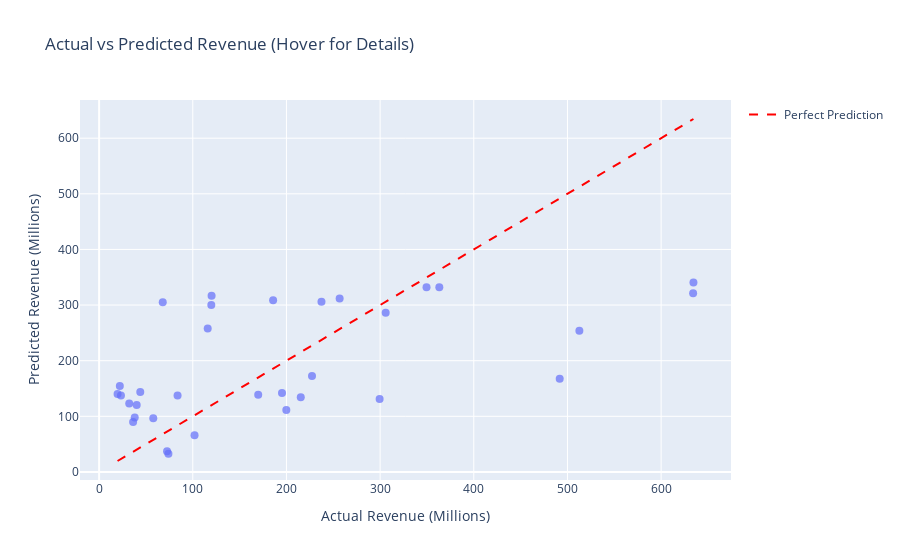

This figure's notebook cell:
### Code cell
polynomial_regression_genre_and_rated(6, df_clean, "Family", "PG", True, True, True)

### Figure 1 — Plotly figure (JSON) as saved in the notebook; plotly's stock layout.template omitted (floating-point values rounded to 4 significant figures)
{"data": [{"customdata": [["Title: Gulliver's Travels<br>Genre: Family<br>Rated: PG<br>Actual: $237.38M<br>Predicted: $306.14M"], ["Title: The Sorcerer's Apprentice<br>Genre: Family<br>Rated: PG<br>Actual: $215.28M<br>Predicted: $134.49M"], ["Title: Marmaduke<br>Genre: Family<br>Rated: PG<br>Actual: $83.76M<br>Predicted: $137.56M"], ["Title: Furry Vengeance<br>Genre: Family<br>Rated: PG<br>Actual: $36.29M<br>Predicted: $89.92M"], ["Title: Hugo<br>Genre: Family<br>Rated: PG<br>Actual: $185.77M<br>Predicted: $308.51M"], ["Title: Zookeeper<br>Genre: Family<br>Rated: PG<br>Actual: $169.85M<br>Predicted: $138.82M"], ["Title: We Bought a Zoo<br>Genre: Family<br>Rated: PG<br>Actual: $120.08M<br>Predicted: $316.65M"], ["Title: Diary of a Wimpy Kid: Rodrick Rules<br>Genre: Family<br>Rated: PG<br>Actual: $72.53M<br>Predicted: $37.34M"], ["Title: Parental Guidance<br>Genre: Family<br>Rated: PG<br>Actual: $119.77M<br>Predicted: $300.12M"], ["Title: Percy Jackson: Sea of Monsters<br>Genre: Family<br>Rated: PG<br>Actual: $199.85M<br>Predicted: $111.19M"], ["Title: Night at the Museum: Secret of the Tomb<br>Genre: Family<br>Rated: PG<br>Actual: $363.2M<br>Predicted: $331.99M"], ["Title: Heaven Is for Real<br>Genre: Family<br>Rated: PG<br>Actual: $101.89M<br>Predicted: $65.84M"], ["Title: Dolphin Tale 2<br>Genre: Family<br>Rated: PG<br>Actual: $57.82M<br>Predicted: $96.73M"], ["Title: Max<br>Genre: Family<br>Rated: PG<br>Actual: $43.96M<br>Predicted: $143.86M"], ["Title: Sing<br>Genre: Family<br>Rated: PG<br>Actual: $634.15M<br>Predicted: $321.17M"], ["Title: Alice Through the Looking Glass<br>Genre: Family<br>Rated: PG<br>Actual: $299.46M<br>Predicted: $131.17M"], ["Title: The BFG<br>Genre: Family<br>Rated: PG<br>Actual: $195.24M<br>Predicted: $142.0M"], ["Title: Miracles from Heaven<br>Genre: Family<br>Rated: PG<br>Actual: $73.98M<br>Predicted: $32.94M"], ["Title: Middle School: The Worst Years of My Life<br>Genre: Family<br>Rated: PG<br>Actual: $23.32M<br>Predicted: $137.48M"], ["Title: Wonder<br>Genre: Family<br>Rated: PG<br>Actual: $305.94M<br>Predicted: $286.4M"], ["Title: Paddington 2<br>Genre: Family<br>Rated: PG<br>Actual: $227.29M<br>Predicted: $172.4M"], ["Title: Diary of a Wimpy Kid: The Long Haul<br>Genre: Family<br>Rated: PG<br>Actual: $40.14M<br>Predicted: $120.2M"], ["Title: The Grinch<br>Genre: Family<br>Rated: PG<br>Actual: $512.72M<br>Predicted: $253.82M"], ["Title: Mary Poppins Returns<br>Genre: Family<br>Rated: PG<br>Actual: $349.54M<br>Predicted: $331.99M"], ["Title: Maleficent: Mistress of Evil<br>Genre: Family<br>Rated: PG<br>Actual: $491.73M<br>Predicted: $167.63M"], ["Title: A Beautiful Day in the Neighborhood<br>Genre: Family<br>Rated: PG<br>Actual: $67.93M<br>Predicted: $305.05M"], ["Title: Overcomer<br>Genre: Family<br>Rated: PG<br>Actual: $38.03M<br>Predicted: $98.03M"], ["Title: The Kid Who Would Be King<br>Genre: Family<br>Rated: PG<br>Actual: $32.14M<br>Predicted: $123.17M"], ["Title: Encanto<br>Genre: Family<br>Rated: PG<br>Actual: $256.79M<br>Predicted: $311.88M"], ["Title: Clifford the Big Red Dog<br>Genre: Family<br>Rated: PG<br>Actual: $115.94M<br>Predicted: $257.99M"], ["Title: School of Magical Animals<br>Genre: Family<br>Rated: PG<br>Actual: $22.14M<br>Predicted: $154.67M"], ["Title: School of Magical Animals 2<br>Genre: Family<br>Rated: PG<br>Actual: $19.69M<br>Predicted: $140.29M"], ["Title: Wonka<br>Genre: Family<br>Rated: PG<br>Actual: $634.5M<br>Predicted: $340.65M"]], "hovertemplate": "Actual Revenue (Millions)=%{x}<br>Predicted Revenue (Millions)=%{y}<br>hover_info=%{customdata[0]}<extra></extra>", "legendgroup": "", "marker": {"color": "#636efa", "opacity": 0.7, "size": 8, "symbol": "circle"}, "mode": "markers", "name": "", "orientation": "v", "showlegend": false, "type": "scatter", "x": [237.4, 215.3, 83.76, 36.29, 185.8, 169.9, 120.1, 72.53, 119.8, 199.9, 363.2, 101.9, 57.82, 43.96, 634.2, 299.5, 195.2, 73.98, 23.32, 305.9, 227.3, 40.14, 512.7, 349.5, 491.7, 67.93, 38.03, 32.14, 256.8, 115.9, 22.14, 19.69, 634.5], "xaxis": "x", "y": [306.1, 134.5, 137.6, 89.92, 308.5, 138.8, 316.6, 37.34, 300.1, 111.2, 332.0, 65.84, 96.73, 143.9, 321.2, 131.2, 142.0, 32.94, 137.5, 286.4, 172.4, 120.2, 253.8, 332.0, 167.6, 305.0, 98.03, 123.2, 311.9, 258.0, 154.7, 140.3, 340.6], "yaxis": "y"}, {"line": {"color": "red", "dash": "dash"}, "marker": {"opacity": 0.7, "size": 8}, "mode": "lines", "name": "Perfect Prediction", "type": "scatter", "x": [19.69, 634.5], "y": [19.69, 634.5]}], "layout": {"legend": {"tracegroupgap": 0}, "title": {"text": "Actual vs Predicted Revenue (Hover for Details)"}, "xaxis": {"anchor": "y", "domain": [0, 1], "title": {"text": "Actual Revenue (Millions)"}}, "yaxis": {"anchor": "x", "domain": [0, 1], "title": {"text": "Predicted Revenue (Millions)"}}}}
